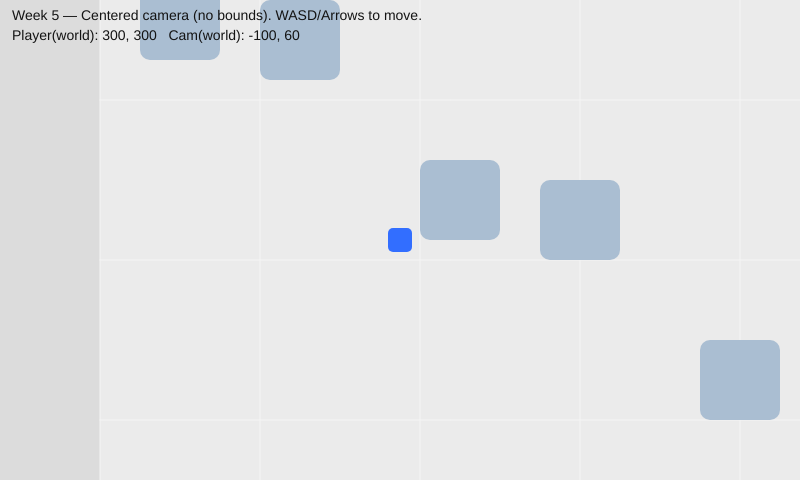
Frame 1 (no input)
Frame 60 (no input): identical to frame 1, image omitted
Frame 120 (the mouse pressed at the canvas centre since frame 60): identical to frame 1, image omitted

The p5.js sketch that drew this single still picture (run headless with seeded random() and noise() and a simulated clock; from frame 60 on, the mouse is pressed at the canvas centre):

// p5.js sketch
// ── sketch.js
let player = { x: 300, y: 300, s: 3 }; // player in WORLD coords
let cam = { x: 0, y: 0 }; // camera top-left in WORLD coords

// World size (we draw a world rectangle + features, but we do NOT clamp camera)
const WORLD_W = 5200;
const WORLD_H = 3400;

// Canvas / viewport size (SCREEN coords)
const VIEW_W = 800;
const VIEW_H = 480;

function setup() {
  createCanvas(VIEW_W, VIEW_H);
  textFont("sans-serif");
  textSize(14);
  noStroke();
}

function draw() {
  // ---------- 1) UPDATE GAME STATE (WORLD) ----------
  // Input becomes a direction vector (dx, dy)
  const dx =
    (keyIsDown(RIGHT_ARROW) || keyIsDown(68)) -
    (keyIsDown(LEFT_ARROW) || keyIsDown(65));

  const dy =
    (keyIsDown(DOWN_ARROW) || keyIsDown(83)) -
    (keyIsDown(UP_ARROW) || keyIsDown(87));

  // Cheap diagonal normalization so diagonals aren’t faster
  const len = max(1, abs(dx) + abs(dy));

  // Move player in WORLD space (no bounds in Example 1)
  player.x += (dx / len) * player.s;
  player.y += (dy / len) * player.s;

  // ---------- 2) UPDATE VIEW STATE (CAMERA) ----------
  // Center camera on player (NO constrain / bounds here)
  cam.x = player.x - width / 2;
  cam.y = player.y - height / 2;

  // ---------- 3) DRAW ----------
  background(220);

  // Draw the WORLD (scrolling layer) in world space
  push();
  translate(-cam.x, -cam.y);

  // World background rectangle (so you can see the “world area”)
  noStroke();
  fill(235);
  rect(0, 0, WORLD_W, WORLD_H);

  // Grid lines make camera motion easy to see
  stroke(245);
  for (let x = 0; x <= WORLD_W; x += 160) line(x, 0, x, WORLD_H);
  for (let y = 0; y <= WORLD_H; y += 160) line(0, y, WORLD_W, y);

  // Obstacles (static world features)
  noStroke();
  fill(170, 190, 210);
  for (let i = 0; i < 30; i++) {
    const x = (i * 280) % WORLD_W;
    const y = (i * 180) % WORLD_H;
    rect(x + 40, y + 40, 80, 80, 10);
  }

  // Player (in world space)
  fill(50, 110, 255);
  rect(player.x - 12, player.y - 12, 24, 24, 5);

  pop();

  // HUD (screen space): drawn AFTER pop(), so it does not move with camera
  noStroke();
  fill(20);
  text("Week 5 — Centered camera (no bounds). WASD/Arrows to move.", 12, 20);
  text(
    "Player(world): " +
      (player.x | 0) +
      ", " +
      (player.y | 0) +
      "   Cam(world): " +
      (cam.x | 0) +
      ", " +
      (cam.y | 0),
    12,
    40,
  );
}
